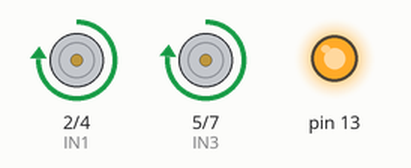
Recording of a sketch running on a simulated Arduino Uno, built with avr-gcc and run on an emulated ATmega328P. Shown: motor-driver pin pairs drawn as motors (green arrow = first pin HIGH = forward, orange = second pin HIGH = backward, longer = more drive, scaled by the enable pin), output pins drawn as LEDs (lit = HIGH). What the sketch prints to the serial monitor is not drawn.

Above: at 0.15 s.
At 8.77 s:
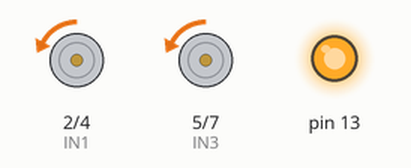
At 13.08 s:
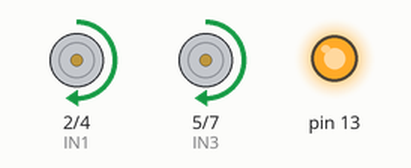
At 17.76 s:
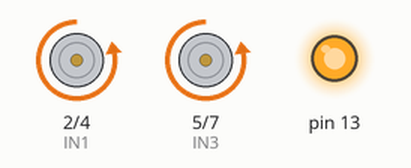
At 28.56 s:
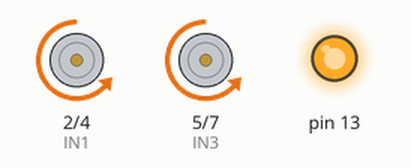
At 39.73 s:
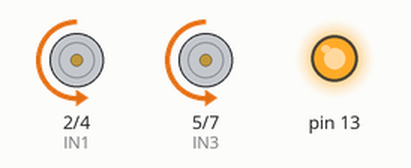
Timing chart, 0 to 40.0 s (numbered marks = the images above):
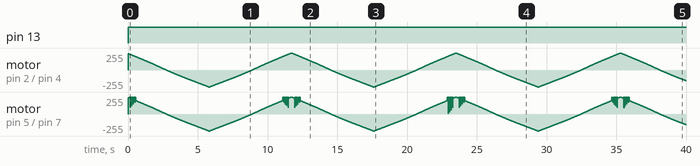

Measured:
- by itself, pin 13: LOW → HIGH at 0.00 s

The sketch:

car2017_motor.ino
```cpp
/************************ZZU Robot******************
 * 文件名:car2017_motor
 * 描述:循迹小车马达测试程序,串口返回设置速度
 * 作者:郑州大学智能机器人协会
 * 创建日期:2017.12.3
 * 维护人:
 * 维护日期:
 **************************************************/

#define D1 A0
#define D2 A1
#define D3 A2
#define D4 A3
#define IN1 2
#define IN2 4
#define IN3 5
#define IN4 7
#define ENA 3
#define ENB 6

//速度误差值,以左轮为速度基准,小车跑直线时右轮速度误差,得意跑直线时实际设置的R-L
//12个数组分别为-240,-200,-160,-120,-80,-40,40,80,120,160,200,240时的误差
static int motor_offset[12] = {0, 0, 0, 0, 0, 0, 0, 0, 0, 0, 0, 0};

void Move(int L, int R);

void setup() {
  // put your setup code here, to run once:
  //串口初始化
  Serial.begin(9600);

  //管脚初始化
  pinMode(IN1, OUTPUT);
  pinMode(IN2, OUTPUT);
  pinMode(IN3, OUTPUT);
  pinMode(IN4, OUTPUT);
  pinMode(ENA, OUTPUT);
  pinMode(ENB, OUTPUT);
  pinMode(13, OUTPUT);

}

void loop() {
  // put your main code here, to run repeatedly:
  //速度从-255~255逐渐加快
  int move_speed = 255;
  while (move_speed-- >= -255) {
    Move(move_speed, move_speed);
    Serial.print("speed=");
    Serial.println(move_speed);
    delay(2);
  }
  //速度从255~-255逐渐减慢
  while (move_speed++ <= 255) {
    Move(move_speed, move_speed);
    Serial.print("speed=");
    Serial.println(move_speed);
    delay(2);
  }
}

/**
   函数功能：设置小车的两个轮子转速
   入口参数：L左轮输出速度，范围0~255
   入口参数：R右轮输出速度，范围0~255
   返回参数：无
*/
void Move(int L, int R) {
  int area, remainder; //区间，余数

  //直行指示灯
  if(L==R)
    digitalWrite(13, HIGH);
   else
    digitalWrite(13, LOW);

  //左轮方向管脚设置
  if (L > 0) {
    digitalWrite(IN1, HIGH);
    digitalWrite(IN2, LOW);
  }
  else if (L < 0) {
    digitalWrite(IN1, LOW);
    digitalWrite(IN2, HIGH);
  }
  else {
    digitalWrite(IN1, LOW);
    digitalWrite(IN2, LOW);
  }

  //右轮方向管脚设置
  if (R > 0) {
    digitalWrite(IN3, HIGH);
    digitalWrite(IN4, LOW);
  }
  else if (R < 0) {
    digitalWrite(IN3, LOW);
    digitalWrite(IN4, HIGH);
  }
  else {
    digitalWrite(IN3, LOW);
    digitalWrite(IN4, LOW);
  }

  //速度误差矫正计算
  /*************************************************************************************************************/
  area = R / 40;
  remainder = R % 40;

  if (R > 0 && R <= 40)
    R = R - motor_offset[6];
  else if (R > 40 && R < 240)
    R = R - (motor_offset[area + 6] + (motor_offset[area + 6 + 1] - motor_offset[area + 6]) * remainder / 40);
  else if (R >= 240)
    R = R - motor_offset[11];
  else if (R < 0 && R >= -40)
    R = R - motor_offset[5];
  else if (R < -40 && R > -240)
    R = R - (motor_offset[area + 6] + (motor_offset[area + 6 - 1] - motor_offset[area + 6]) * (-remainder) / 40);
  else if (R <= -240)
    R = R - motor_offset[0];
  else
    R = 0;
/************************************看不懂的可以把上面函数删了，影响不大************************************/

  L = abs(L);
  R = abs(R);
  if (L > 0xff) L = 0xff;
  if (R > 0xff) R = 0xff;

  //速度设置
  analogWrite(ENA, L);
  analogWrite(ENB, R);
}
```
